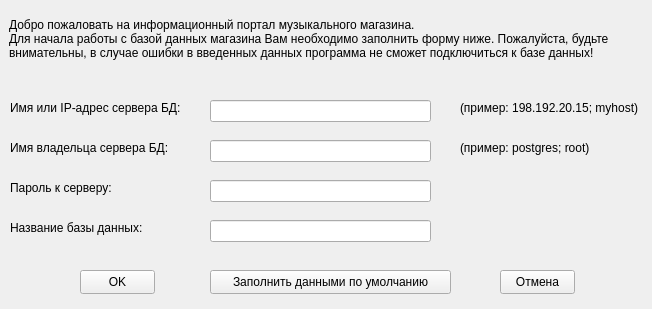
<?xml version="1.0" encoding="UTF-8"?>
<ui version="4.0">
 <class>DbWindow</class>
 <widget class="QMainWindow" name="DbWindow">
  <property name="geometry">
   <rect>
    <x>0</x>
    <y>0</y>
    <width>652</width>
    <height>309</height>
   </rect>
  </property>
  <property name="windowTitle">
   <string>Подключение к базе данных</string>
  </property>
  <widget class="QWidget" name="centralWidget">
   <widget class="QLabel" name="label">
    <property name="geometry">
     <rect>
      <x>9</x>
      <y>9</y>
      <width>631</width>
      <height>61</height>
     </rect>
    </property>
    <property name="text">
     <string>&lt;html&gt;&lt;head/&gt;&lt;body&gt;&lt;p&gt;Добро пожаловать на информационный портал музыкального магазина.&lt;br&gt;Для начала работы с базой данных магазина Вам необходимо заполнить форму ниже. Пожалуйста, будьте&lt;br&gt; внимательны, в случае ошибки в введенных данных программа не сможет подключиться к базе данных!&lt;/p&gt;&lt;/body&gt;&lt;/html&gt;</string>
    </property>
   </widget>
   <widget class="QLabel" name="label_2">
    <property name="geometry">
     <rect>
      <x>10</x>
      <y>100</y>
      <width>181</width>
      <height>16</height>
     </rect>
    </property>
    <property name="text">
     <string>Имя или IP-адрес сервера БД:</string>
    </property>
   </widget>
   <widget class="QLabel" name="label_3">
    <property name="geometry">
     <rect>
      <x>10</x>
      <y>140</y>
      <width>161</width>
      <height>16</height>
     </rect>
    </property>
    <property name="text">
     <string>Имя владельца сервера БД:</string>
    </property>
   </widget>
   <widget class="QLabel" name="label_4">
    <property name="geometry">
     <rect>
      <x>10</x>
      <y>180</y>
      <width>151</width>
      <height>16</height>
     </rect>
    </property>
    <property name="text">
     <string>Пароль к серверу:</string>
    </property>
   </widget>
   <widget class="QLabel" name="label_5">
    <property name="geometry">
     <rect>
      <x>10</x>
      <y>220</y>
      <width>151</width>
      <height>16</height>
     </rect>
    </property>
    <property name="text">
     <string>Название базы данных:</string>
    </property>
   </widget>
   <widget class="QLineEdit" name="serverName">
    <property name="geometry">
     <rect>
      <x>210</x>
      <y>100</y>
      <width>221</width>
      <height>22</height>
     </rect>
    </property>
   </widget>
   <widget class="QLineEdit" name="userName">
    <property name="geometry">
     <rect>
      <x>210</x>
      <y>140</y>
      <width>221</width>
      <height>22</height>
     </rect>
    </property>
   </widget>
   <widget class="QLineEdit" name="password">
    <property name="geometry">
     <rect>
      <x>210</x>
      <y>180</y>
      <width>221</width>
      <height>22</height>
     </rect>
    </property>
    <property name="echoMode">
     <enum>QLineEdit::Password</enum>
    </property>
   </widget>
   <widget class="QLineEdit" name="dbName">
    <property name="geometry">
     <rect>
      <x>210</x>
      <y>220</y>
      <width>221</width>
      <height>22</height>
     </rect>
    </property>
   </widget>
   <widget class="QLabel" name="label_6">
    <property name="geometry">
     <rect>
      <x>460</x>
      <y>100</y>
      <width>181</width>
      <height>16</height>
     </rect>
    </property>
    <property name="text">
     <string>(пример: 198.192.20.15; myhost)</string>
    </property>
   </widget>
   <widget class="QLabel" name="label_7">
    <property name="geometry">
     <rect>
      <x>460</x>
      <y>140</y>
      <width>171</width>
      <height>16</height>
     </rect>
    </property>
    <property name="text">
     <string>(пример: postgres; root)</string>
    </property>
   </widget>
   <widget class="QPushButton" name="okButton">
    <property name="geometry">
     <rect>
      <x>80</x>
      <y>270</y>
      <width>75</width>
      <height>24</height>
     </rect>
    </property>
    <property name="text">
     <string>OK</string>
    </property>
   </widget>
   <widget class="QPushButton" name="cancelButton">
    <property name="geometry">
     <rect>
      <x>500</x>
      <y>270</y>
      <width>75</width>
      <height>24</height>
     </rect>
    </property>
    <property name="text">
     <string>Отмена</string>
    </property>
   </widget>
   <widget class="QPushButton" name="defaultFullButton">
    <property name="geometry">
     <rect>
      <x>210</x>
      <y>270</y>
      <width>241</width>
      <height>24</height>
     </rect>
    </property>
    <property name="text">
     <string>Заполнить данными по умолчанию</string>
    </property>
   </widget>
  </widget>
 </widget>
 <resources/>
 <connections/>
</ui>
